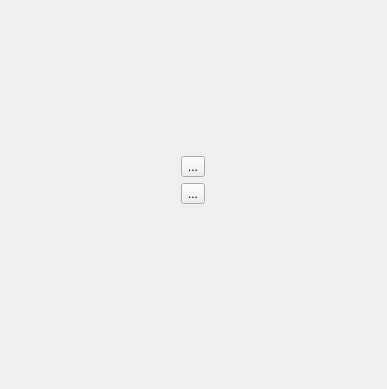
<?xml version="1.0" encoding="UTF-8"?>
<ui version="4.0">
 <class>ImplementationModelContainerWidget</class>
 <widget class="QWidget" name="ImplementationModelContainerWidget">
  <property name="geometry">
   <rect>
    <x>0</x>
    <y>0</y>
    <width>387</width>
    <height>389</height>
   </rect>
  </property>
  <property name="windowTitle">
   <string>Form</string>
  </property>
  <layout class="QHBoxLayout" name="horizontalLayout">
   <item>
    <layout class="QVBoxLayout" name="ncs_layout"/>
   </item>
   <item>
    <widget class="QFrame" name="frame">
     <property name="sizePolicy">
      <sizepolicy hsizetype="Fixed" vsizetype="Preferred">
       <horstretch>0</horstretch>
       <verstretch>0</verstretch>
      </sizepolicy>
     </property>
     <property name="frameShape">
      <enum>QFrame::NoFrame</enum>
     </property>
     <property name="frameShadow">
      <enum>QFrame::Raised</enum>
     </property>
     <layout class="QVBoxLayout" name="verticalLayout">
      <property name="spacing">
       <number>6</number>
      </property>
      <property name="leftMargin">
       <number>9</number>
      </property>
      <property name="topMargin">
       <number>9</number>
      </property>
      <property name="rightMargin">
       <number>9</number>
      </property>
      <property name="bottomMargin">
       <number>9</number>
      </property>
      <item>
       <spacer name="verticalSpacer">
        <property name="orientation">
         <enum>Qt::Vertical</enum>
        </property>
        <property name="sizeHint" stdset="0">
         <size>
          <width>20</width>
          <height>124</height>
         </size>
        </property>
       </spacer>
      </item>
      <item>
       <widget class="QToolButton" name="btn_add_one">
        <property name="text">
         <string>...</string>
        </property>
       </widget>
      </item>
      <item>
       <widget class="QToolButton" name="btn_add_all">
        <property name="text">
         <string>...</string>
        </property>
       </widget>
      </item>
      <item>
       <spacer name="verticalSpacer_2">
        <property name="orientation">
         <enum>Qt::Vertical</enum>
        </property>
        <property name="sizeHint" stdset="0">
         <size>
          <width>20</width>
          <height>165</height>
         </size>
        </property>
       </spacer>
      </item>
     </layout>
    </widget>
   </item>
   <item>
    <layout class="QVBoxLayout" name="ipm_layout"/>
   </item>
  </layout>
 </widget>
 <resources/>
 <connections/>
</ui>
